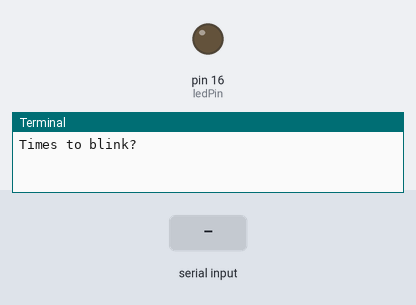
Simulated run of this program. Board: Raspberry Pi (header pin numbers). Shown: output pins drawn as LEDs (lit = HIGH), the last lines printed to the terminal. Dashed ring = blinking. The test bench sets the inputs (shaded band). At 11.3 s the program stops and its outputs stay as they are.

Above: at 1.2 s.
1.3 s: "5" typed at the terminal, then Enter
At 2.1 s:
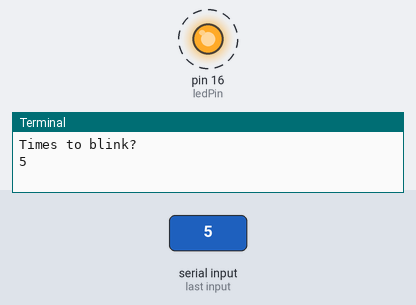
Timing chart, 0 to 11.8 s (numbered marks = the images above; inputs shaded):
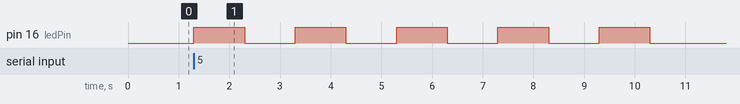

The program:

myLEDblinks.py
```python
import RPi.GPIO as GPIO #RPI.GPIO is GPIO
import time

GPIO.setmode(GPIO.BOARD)
ledPin = 16
GPIO.setup(ledPin, GPIO.OUT)
blinks =int(input("Times to blink?"))

for i in range(0,blinks):
    GPIO.output(ledPin, True)
    time.sleep(1)
    GPIO.output(ledPin, False)
    time.sleep(1)

GPIO.cleanup()
```

Measured:
- after the input at 1.3 s, pin 16 (ledPin): alternates HIGH for 1.0 s and LOW for 1.0 s, starting at once
